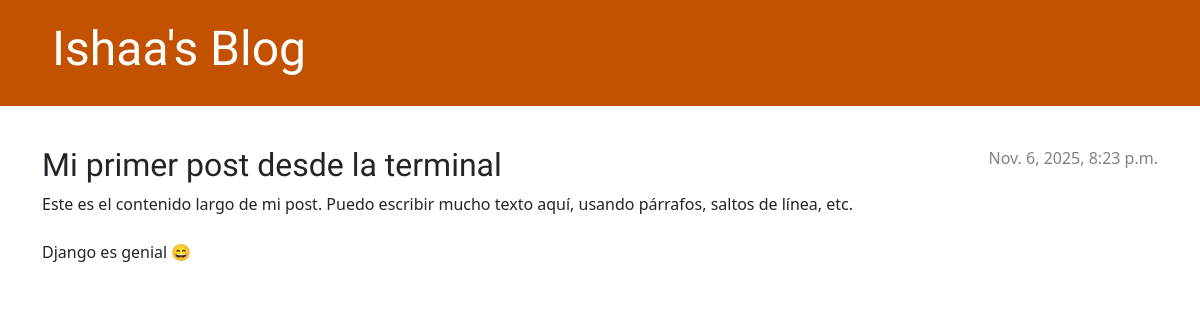
Screenshot of /post/3/ with the database file from the repository.
### blog/models.py (models this page shows, shortened)
class Post(models.Model):
    author = models.ForeignKey(settings.AUTH_USER_MODEL, on_delete=models.CASCADE)
    title = models.CharField(max_length=200)
    text = models.TextField()
    created_date = models.DateTimeField(default=timezone.now)
    published_date = models.DateTimeField(blank=True, null=True)

### blog/views.py (the view)
# urls.py: path('post/<int:pk>/', views.post_detail, name='post_detail'),
def post_detail(request, pk):
    post = get_object_or_404(Post, pk=pk)
    return render(request, 'blog/post_detail.html', {'post': post})

### blog/templates/blog/post_detail.html
{% extends 'blog/base.html' %}
{% block content %}
    <article class="post">
        {% if post.published_date %}
            <time class="date">
                {{ post.published_date }}
            </time>
        {% endif %}
        <h2>{{ post.title }}</h2>
        <p>{{ post.text|linebreaksbr }}</p>
    </article>
{% endblock %}

### blog/static/css/blog.css (style rules this page uses)
h1, h2, h3, h4 { font-family: 'Lobster', cursive; }
.date { color: #828282; }
.post { margin-bottom: 70px; }
.post > .date, .post > .actions { float: right; }

### rows the page displays
Post: published_date "Nov. 6, 2025, 8:23 p.m.", title "Mi primer post desde la terminal", text "Este es el contenido largo de mi post. Puedo escribir mucho texto aquí, usando párrafos, saltos de línea, etc. Django es genial 😄"
